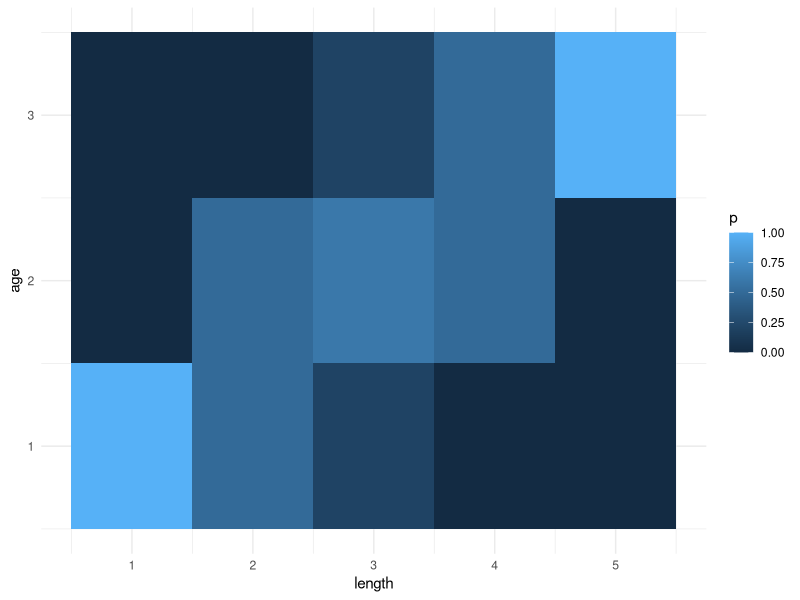
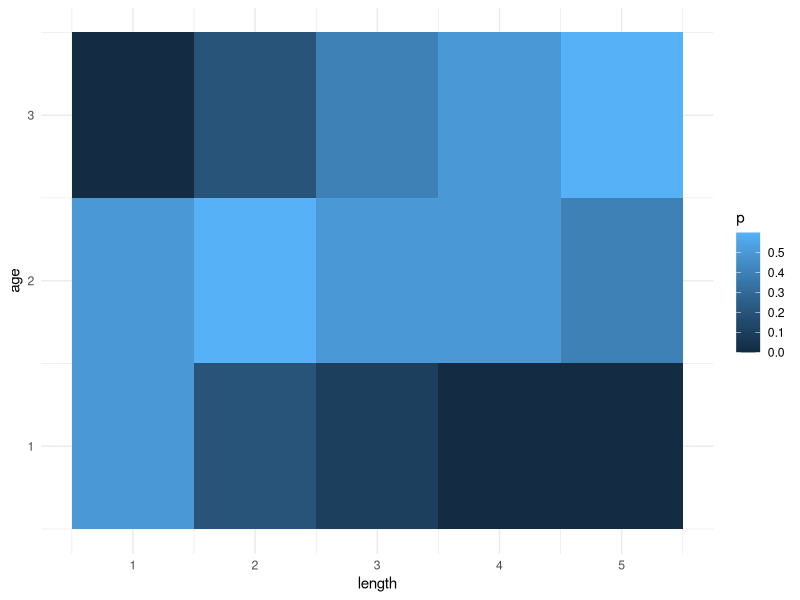
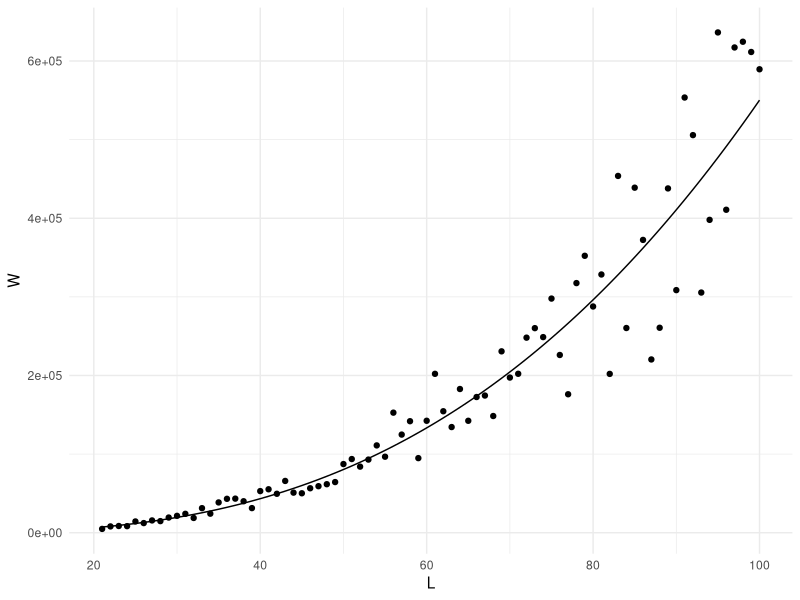
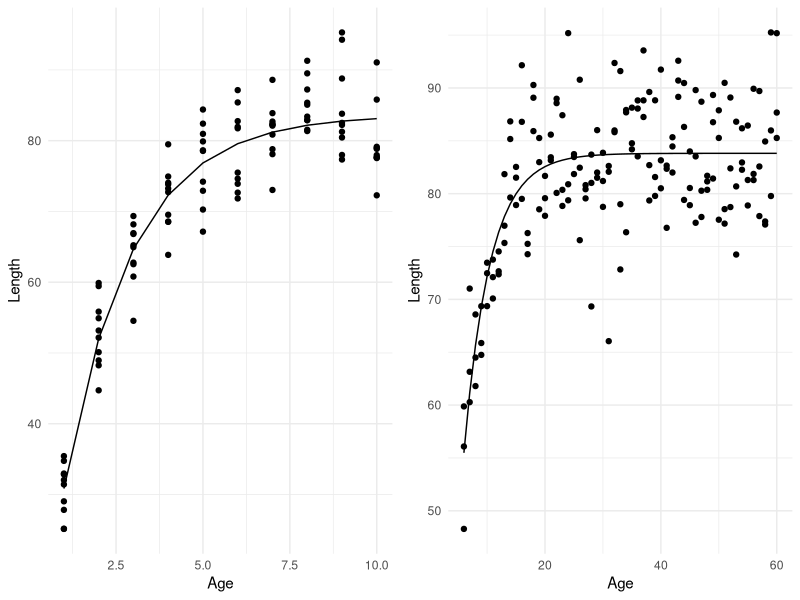
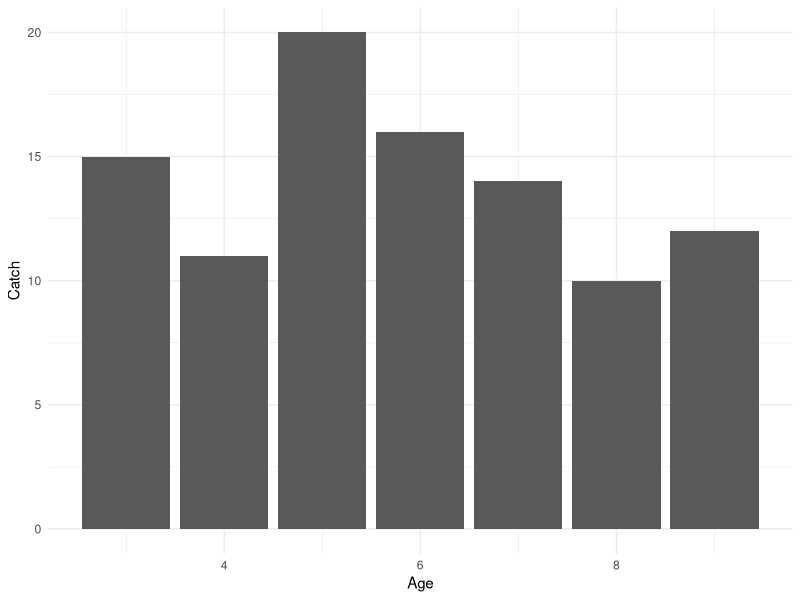
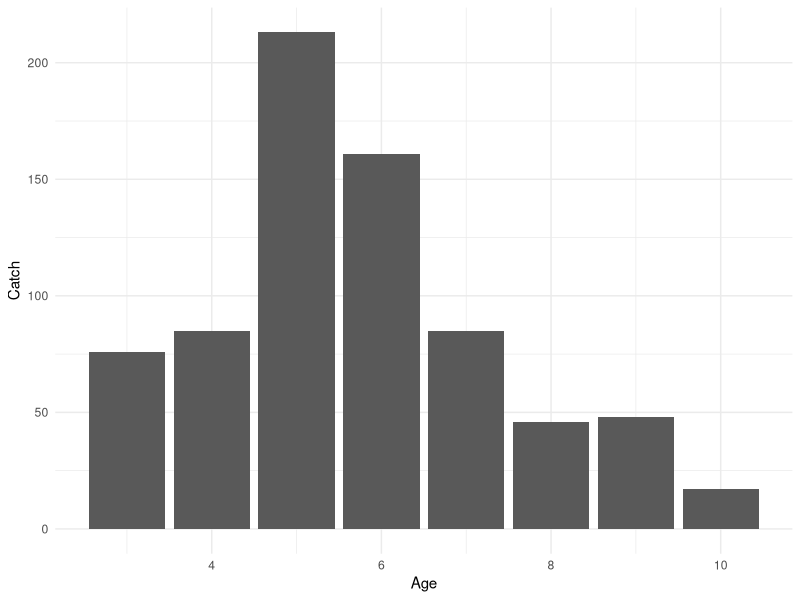

The R source for these figures, in order:
## ---- chunk 1
#| label: load-packages
#| include: false

library(tidyverse)
library(palmerpenguins)
theme_set(theme_minimal())
## ---- chunk 2
ALK1 <- 
  tibble(length=1:5,
         age1 = c(1, 0.5, 0.2,   0, 0),
         age2 = c(0, 0.5, 0.6, 0.5, 0),
         age3 = c(0,   0, 0.2, 0.5, 1))
ALK1 %>% mutate(total=age1+age2+age3)

## ---- chunk 3

ALK1 %>% gather(key = age, value = p, -length) %>% mutate(age=gsub('age','',age) %>% as.numeric(.)) %>% ggplot(aes(length,age)) + geom_tile(aes(fill=p))

## ---- chunk 4
ALK2 <- 
  tibble(length=1:5,
         age1 = c(0.5, 0.2, 0.1,   0, 0),
         age2 = c(0.5, 0.6, 0.5, 0.5, 0.4),
         age3 = c(0,   0.2, 0.4, 0.5, 0.6))
ALK2 %>% mutate(total=age1+age2+age3)
## ---- chunk 5
ALK2 %>% gather(key = age, value = p, -length) %>% mutate(age=gsub('age','',age) %>% as.numeric(.)) %>% ggplot(aes(length,age)) + geom_tile(aes(fill=p))

## ---- chunk 6
# Let's first generate some length-weight relationships. If they are unknown, they are often approximated by a simple cubic dimension  (line to volume, which is similar to line to weight):

#Weight = a*Lenghth^b, where a=1 and b=3

#Taking the log of both sides, this is:
#log(Weight) = a + b*log(Length)

set.seed(100)
a <- runif(1); b <- 3*rlnorm(1, sdlog = 0.1)
L <- 21:100 

W <- exp(a + b*log(L)) + rnorm(80,sd = exp(a + b*log(L))/5)

LxW.lm<-lm(log(W)~log(L), data = tibble(L,W))

tibble(L,W,Pred = exp(LxW.lm$fitted.values)) %>% ggplot(aes(L,W)) + geom_point() + geom_line(aes(L,Pred))

summary(LxW.lm)
## ---- chunk 7
# To fit length at age data to a Von Bertalanffy curve, we can use the nls function as we did to fit the surplus production function
# Let's first define a VonBertalanffy curve:

VonBertalanffy<-function(Linf = 100, K = 0.5, t0 = 0, Age){
    
	pred <- Linf*(1-exp(-K*(Age - t0)))

	return(pred) }

#We can then generate some data to fit

# This first example resembles haddock
Age <- rep(1:10, each = 10)

L <- VonBertalanffy(Age = Age, K = 0.5, Linf = 83, t0=0.1) + rnorm(length(Age), sd = 5)

LxA.nls<-nls(Length~VonBertalanffy(Linf, K, t0, Age), data = tibble(Age, Length = L), start = c(Linf = 80, K = 0.2, t0 = 0))

summary(LxA.nls)

p_VB_haddock<- tibble(Age, Length = L, Pred = VonBertalanffy(Linf = coef(LxA.nls)[1], K = coef(LxA.nls)[2], t0=coef(LxA.nls)[3], Age)) %>% 
  ggplot(aes(Age, Length)) + geom_point() + geom_line(aes(Age, Pred))

# This second example resembles Golden redfish
Age <- rep(6:60, each = 3)

L <- VonBertalanffy(Age = Age, K = 0.2, Linf = 83, t0=0.1) + rnorm(length(Age), sd = 5)

LxA.nls<-nls(Length~VonBertalanffy(Linf, K, t0, Age), data = tibble(Age, Length = L), start = c(Linf = 80, K = 0.2, t0 = 0))

summary(LxA.nls)

p_VB_redfish<- tibble(Age, Length = L, Pred = VonBertalanffy(Linf = coef(LxA.nls)[1], K = coef(LxA.nls)[2], t0=coef(LxA.nls)[3], Age)) %>% 
  ggplot(aes(Age, Length)) + geom_point() + geom_line(aes(Age, Pred))
       

gridExtra::grid.arrange(p_VB_haddock, p_VB_redfish, ncol = 2)
       

## ---- chunk 8
#Below is age frequency data on whelk caught in 1993 during a survey at Hrappsey. Fishing began in 1996, so this population is thought to be pristine. 
#Q1 What is a) number of recruits at birth (age 0); b) mortality rate Z; c) the proportion of the population that dies each year, and d) the number of recruits at age 3?
HrappseyCatch<-c(15, 11, 20, 16, 14, 10, 12);
HrappseyAge<-3:9 

tibble(Catch = HrappseyCatch, Age = HrappseyAge) %>% 
  ggplot(aes(Age,Catch)) + geom_col()
par(mfrow = c(1,2))

# the first two years are not fully selected, so are removed
Hrapp.lm<-lm(log(HrappseyCatch[-c(1,2)])~HrappseyAge[-c(1,2)])
#a,b
N0_Hxv <- exp(coef(Hrapp.lm)[1]); ZZ_H <- -coef(Hrapp.lm)[2]
#c
1 - exp(-ZZ_H)

#Q2. Recently, another survey was done. Calculate fishing mortality based on the new data. What proportion of the population decreases due to fishing each year?

BrjanCatch<-c(76,  85, 213, 161,  85,  46,  48,  17 )
BrjanAge<-3:10

tibble(Catch = BrjanCatch, Age = BrjanAge) %>% 
  ggplot(aes(Age,Catch)) + geom_col()

Brjan.lm<-lm(log(BrjanCatch[-c(1,2)])~BrjanAge[-c(1,2)])
N0_Bxv <- exp(coef(Brjan.lm)[1]); ZZ_B <- -coef(Brjan.lm)[2]

MM <- ZZ_H
FF <- ZZ_B - MM
1-exp(-FF)
